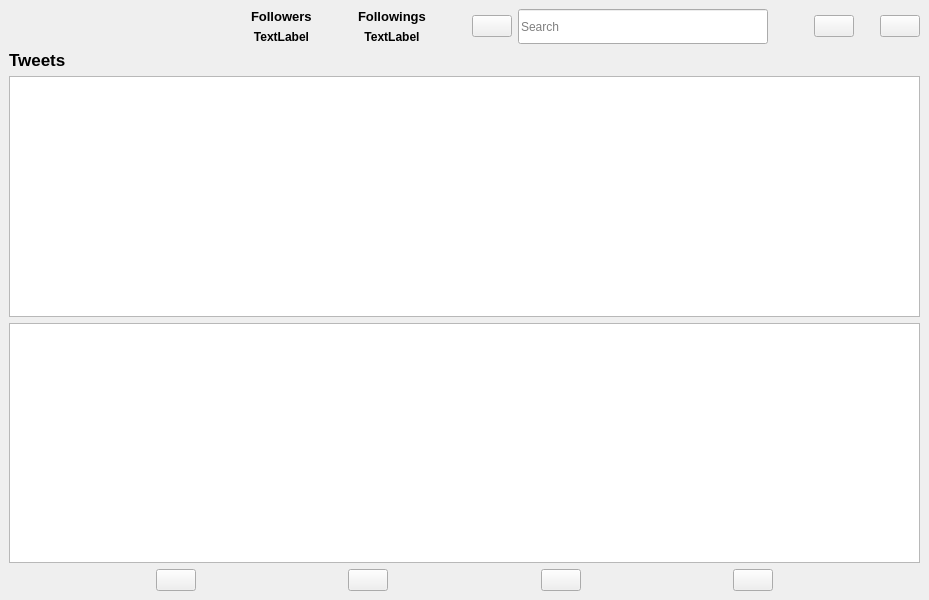
<?xml version="1.0" encoding="UTF-8"?>
<ui version="4.0">
 <class>MainWindow</class>
 <widget class="QMainWindow" name="MainWindow">
  <property name="geometry">
   <rect>
    <x>0</x>
    <y>0</y>
    <width>929</width>
    <height>600</height>
   </rect>
  </property>
  <property name="windowTitle">
   <string>Twitterak</string>
  </property>
  <property name="autoFillBackground">
   <bool>false</bool>
  </property>
  <widget class="QWidget" name="centralwidget">
   <layout class="QVBoxLayout" name="verticalLayout_4">
    <item>
     <layout class="QHBoxLayout" name="horizontalLayout_2">
      <item>
       <widget class="QLabel" name="lbl_picture">
        <property name="sizePolicy">
         <sizepolicy hsizetype="Fixed" vsizetype="Fixed">
          <horstretch>0</horstretch>
          <verstretch>0</verstretch>
         </sizepolicy>
        </property>
        <property name="minimumSize">
         <size>
          <width>0</width>
          <height>0</height>
         </size>
        </property>
        <property name="sizeIncrement">
         <size>
          <width>0</width>
          <height>0</height>
         </size>
        </property>
        <property name="text">
         <string/>
        </property>
       </widget>
      </item>
      <item>
       <spacer name="horizontalSpacer_4">
        <property name="orientation">
         <enum>Qt::Horizontal</enum>
        </property>
        <property name="sizeType">
         <enum>QSizePolicy::Expanding</enum>
        </property>
        <property name="sizeHint" stdset="0">
         <size>
          <width>40</width>
          <height>20</height>
         </size>
        </property>
       </spacer>
      </item>
      <item>
       <layout class="QVBoxLayout" name="verticalLayout_2">
        <item>
         <widget class="QLabel" name="label">
          <property name="font">
           <font>
            <pointsize>10</pointsize>
            <bold>true</bold>
           </font>
          </property>
          <property name="text">
           <string>Followers</string>
          </property>
         </widget>
        </item>
        <item>
         <widget class="QLabel" name="lbl_nfollowers">
          <property name="font">
           <font>
            <bold>true</bold>
           </font>
          </property>
          <property name="text">
           <string>TextLabel</string>
          </property>
          <property name="alignment">
           <set>Qt::AlignCenter</set>
          </property>
         </widget>
        </item>
       </layout>
      </item>
      <item>
       <spacer name="horizontalSpacer_7">
        <property name="orientation">
         <enum>Qt::Horizontal</enum>
        </property>
        <property name="sizeType">
         <enum>QSizePolicy::Preferred</enum>
        </property>
        <property name="sizeHint" stdset="0">
         <size>
          <width>40</width>
          <height>20</height>
         </size>
        </property>
       </spacer>
      </item>
      <item>
       <layout class="QVBoxLayout" name="verticalLayout_3">
        <item>
         <widget class="QLabel" name="label_3">
          <property name="font">
           <font>
            <pointsize>10</pointsize>
            <bold>true</bold>
           </font>
          </property>
          <property name="text">
           <string>Followings</string>
          </property>
         </widget>
        </item>
        <item>
         <widget class="QLabel" name="lbl_nfollowings">
          <property name="font">
           <font>
            <bold>true</bold>
           </font>
          </property>
          <property name="text">
           <string>TextLabel</string>
          </property>
          <property name="alignment">
           <set>Qt::AlignCenter</set>
          </property>
         </widget>
        </item>
       </layout>
      </item>
      <item>
       <spacer name="horizontalSpacer_9">
        <property name="orientation">
         <enum>Qt::Horizontal</enum>
        </property>
        <property name="sizeType">
         <enum>QSizePolicy::Preferred</enum>
        </property>
        <property name="sizeHint" stdset="0">
         <size>
          <width>40</width>
          <height>20</height>
         </size>
        </property>
       </spacer>
      </item>
      <item>
       <widget class="QPushButton" name="btn_search">
        <property name="text">
         <string/>
        </property>
       </widget>
      </item>
      <item>
       <widget class="QLineEdit" name="txt_search">
        <property name="sizePolicy">
         <sizepolicy hsizetype="Preferred" vsizetype="Fixed">
          <horstretch>0</horstretch>
          <verstretch>0</verstretch>
         </sizepolicy>
        </property>
        <property name="minimumSize">
         <size>
          <width>250</width>
          <height>35</height>
         </size>
        </property>
        <property name="placeholderText">
         <string>Search</string>
        </property>
       </widget>
      </item>
      <item>
       <spacer name="horizontalSpacer_8">
        <property name="orientation">
         <enum>Qt::Horizontal</enum>
        </property>
        <property name="sizeType">
         <enum>QSizePolicy::Preferred</enum>
        </property>
        <property name="sizeHint" stdset="0">
         <size>
          <width>40</width>
          <height>20</height>
         </size>
        </property>
       </spacer>
      </item>
      <item>
       <widget class="QPushButton" name="btn_logout">
        <property name="text">
         <string/>
        </property>
       </widget>
      </item>
      <item>
       <spacer name="horizontalSpacer_6">
        <property name="orientation">
         <enum>Qt::Horizontal</enum>
        </property>
        <property name="sizeType">
         <enum>QSizePolicy::Fixed</enum>
        </property>
        <property name="sizeHint" stdset="0">
         <size>
          <width>20</width>
          <height>20</height>
         </size>
        </property>
       </spacer>
      </item>
      <item>
       <widget class="QPushButton" name="btn_setting">
        <property name="text">
         <string/>
        </property>
       </widget>
      </item>
     </layout>
    </item>
    <item>
     <layout class="QVBoxLayout" name="verticalLayout">
      <item>
       <widget class="QLabel" name="lbl_tweets">
        <property name="font">
         <font>
          <pointsize>13</pointsize>
          <bold>true</bold>
          <strikeout>false</strikeout>
         </font>
        </property>
        <property name="text">
         <string>Tweets</string>
        </property>
       </widget>
      </item>
      <item>
       <widget class="QListWidget" name="list_tweets">
        <property name="font">
         <font>
          <family>Segoe UI</family>
          <pointsize>11</pointsize>
          <bold>true</bold>
         </font>
        </property>
        <property name="frameShape">
         <enum>QFrame::StyledPanel</enum>
        </property>
        <property name="frameShadow">
         <enum>QFrame::Sunken</enum>
        </property>
        <property name="alternatingRowColors">
         <bool>false</bool>
        </property>
       </widget>
      </item>
      <item>
       <widget class="QListWidget" name="listWidget">
        <property name="font">
         <font>
          <pointsize>11</pointsize>
          <bold>true</bold>
         </font>
        </property>
       </widget>
      </item>
     </layout>
    </item>
    <item>
     <layout class="QHBoxLayout" name="horizontalLayout">
      <item>
       <spacer name="horizontalSpacer_2">
        <property name="orientation">
         <enum>Qt::Horizontal</enum>
        </property>
        <property name="sizeHint" stdset="0">
         <size>
          <width>40</width>
          <height>20</height>
         </size>
        </property>
       </spacer>
      </item>
      <item>
       <widget class="QPushButton" name="btn_mention">
        <property name="text">
         <string/>
        </property>
       </widget>
      </item>
      <item>
       <spacer name="horizontalSpacer_10">
        <property name="orientation">
         <enum>Qt::Horizontal</enum>
        </property>
        <property name="sizeHint" stdset="0">
         <size>
          <width>40</width>
          <height>20</height>
         </size>
        </property>
       </spacer>
      </item>
      <item>
       <widget class="QPushButton" name="btn_retweet">
        <property name="text">
         <string/>
        </property>
       </widget>
      </item>
      <item>
       <spacer name="horizontalSpacer_5">
        <property name="orientation">
         <enum>Qt::Horizontal</enum>
        </property>
        <property name="sizeHint" stdset="0">
         <size>
          <width>40</width>
          <height>20</height>
         </size>
        </property>
       </spacer>
      </item>
      <item>
       <widget class="QPushButton" name="btn_like">
        <property name="text">
         <string/>
        </property>
       </widget>
      </item>
      <item>
       <spacer name="horizontalSpacer">
        <property name="orientation">
         <enum>Qt::Horizontal</enum>
        </property>
        <property name="sizeHint" stdset="0">
         <size>
          <width>40</width>
          <height>20</height>
         </size>
        </property>
       </spacer>
      </item>
      <item>
       <widget class="QPushButton" name="btn_tweet">
        <property name="text">
         <string/>
        </property>
       </widget>
      </item>
      <item>
       <spacer name="horizontalSpacer_3">
        <property name="orientation">
         <enum>Qt::Horizontal</enum>
        </property>
        <property name="sizeHint" stdset="0">
         <size>
          <width>40</width>
          <height>20</height>
         </size>
        </property>
       </spacer>
      </item>
     </layout>
    </item>
   </layout>
  </widget>
 </widget>
 <resources/>
 <connections/>
</ui>
